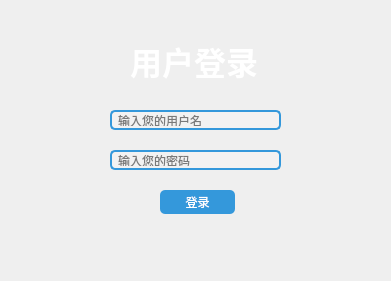
<?xml version="1.0" encoding="UTF-8"?>
<ui version="4.0">
  <class>user_login</class>
  <widget class="QWidget" name="user_login">
    <property name="geometry">
      <rect>
        <x>0</x>
        <y>0</y>
        <width>391</width>
        <height>281</height>
      </rect>
    </property>
    <property name="sizePolicy">
      <sizepolicy hsizetype="Fixed" vsizetype="Fixed">
        <horstretch>0</horstretch>
        <verstretch>0</verstretch>
      </sizepolicy>
    </property>
    <property name="minimumSize">
      <size>
        <width>391</width>
        <height>281</height>
      </size>
    </property>
    <property name="maximumSize">
      <size>
        <width>391</width>
        <height>281</height>
      </size>
    </property>
    <property name="windowTitle">
      <string>用户登录</string>
    </property>
    <property name="windowIcon">
      <iconset>
        <normaloff>../image/logo.png</normaloff>../image/logo.png
      </iconset>
    </property>
    <property name="styleSheet">
      <string>
        QWidget#user_login {
        background: qlineargradient(x1:0, y1:0, x2:1, y2:1,
        stop:0 #2c3e50, stop:1 #3498db);
        }
      </string>
    </property>
    <widget class="QLabel" name="label">
      <property name="geometry">
        <rect>
          <x>130</x>
          <y>10</y>
          <width>151</width>
          <height>101</height>
        </rect>
      </property>
      <property name="font">
        <font>
          <family>Impact</family>
          <pointsize>24</pointsize>
          <bold>true</bold>
        </font>
      </property>
      <property name="text">
        <string>用户登录</string>
      </property>
      <property name="styleSheet">
        <string>
          QLabel#label {
          color: #ffffff;
          }
        </string>
      </property>
    </widget>
    <widget class="QLineEdit" name="username">
      <property name="geometry">
        <rect>
          <x>110</x>
          <y>110</y>
          <width>171</width>
          <height>20</height>
        </rect>
      </property>
      <property name="text">
        <string />
      </property>
      <property name="placeholderText">
        <string>输入您的用户名</string>
      </property>
      <property name="styleSheet">
        <string>
          QLineEdit#username {
          border: 2px solid #3498db;
          border-radius: 5px;
          padding: 2px 4px;
          background-color: #f2f2f2;
          }
        </string>
      </property>
    </widget>
    <widget class="QLineEdit" name="passwords">
      <property name="geometry">
        <rect>
          <x>110</x>
          <y>150</y>
          <width>171</width>
          <height>20</height>
        </rect>
      </property>
      <property name="text">
        <string />
      </property>
      <property name="echoMode">
        <enum>QLineEdit::Password</enum>
      </property>
      <property name="placeholderText">
        <string>输入您的密码</string>
      </property>
      <property name="styleSheet">
        <string>
          QLineEdit#passwords {
          border: 2px solid #3498db;
          border-radius: 5px;
          padding: 2px 4px;
          background-color: #f2f2f2;
          }
        </string>
      </property>
    </widget>
    <widget class="QPushButton" name="login">
      <property name="geometry">
        <rect>
          <x>160</x>
          <y>190</y>
          <width>75</width>
          <height>24</height>
        </rect>
      </property>
      <property name="text">
        <string>登录</string>
      </property>
      <property name="styleSheet">
        <string>
          QPushButton#login {
          background-color: #3498db;
          color: #ffffff;
          border: none;
          border-radius: 5px;
          padding: 5px 10px;
          }
          QPushButton#login:hover {
          background-color: #45aaf2;
          }
          QPushButton#login:pressed {
          background-color: #2980b9;
          }
        </string>
      </property>
    </widget>
  </widget>
  <resources />
  <connections />
</ui>
